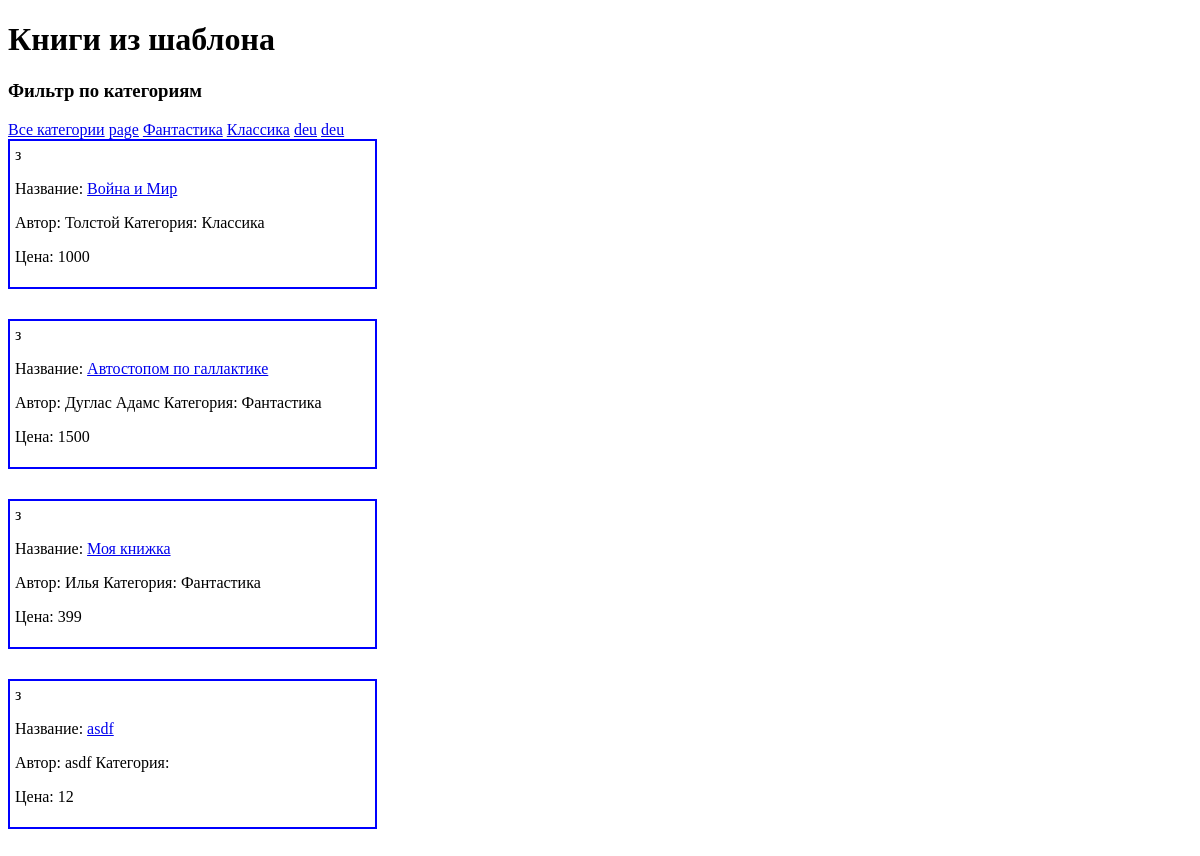
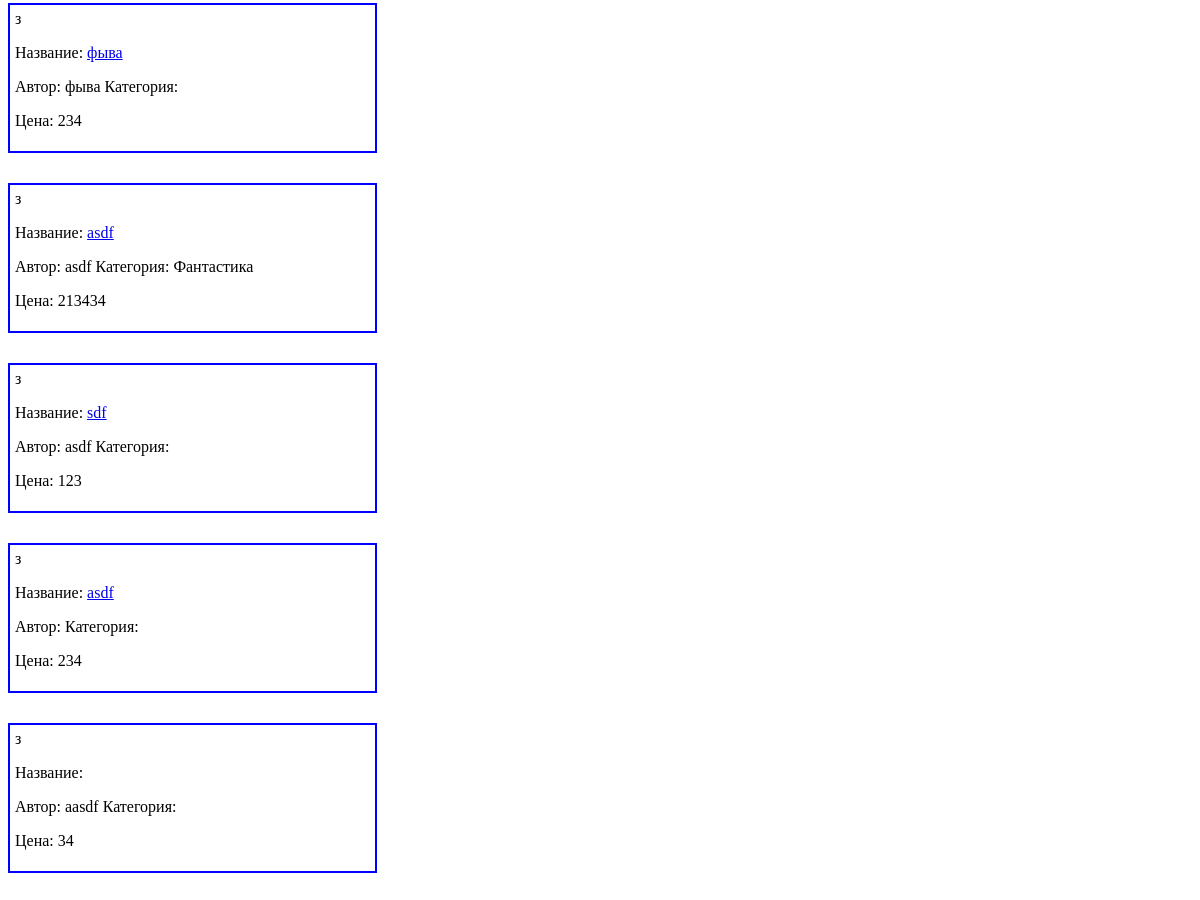
Before: /books with the older database file (2 pictures, top to bottom).
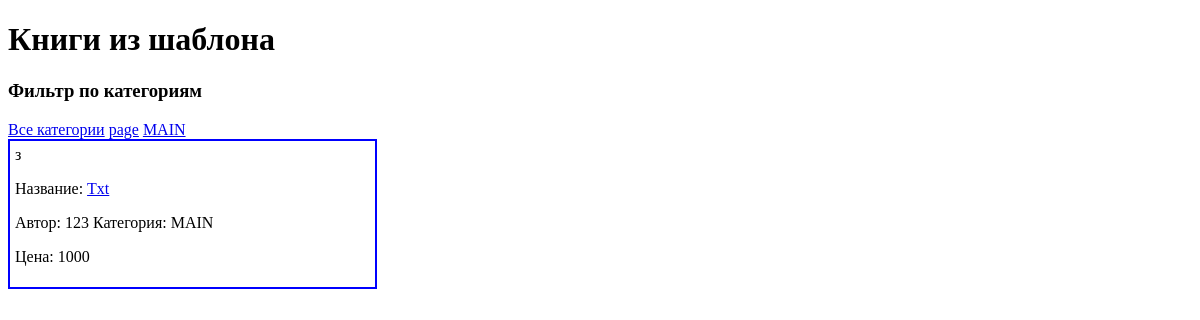
After: the same page with the newer database file.
### core/models.py (models this page shows, shortened)
class Category(models.Model):
    name = models.CharField(max_length=255, verbose_name='название категории')
    class Meta:
        verbose_name = 'категория'
        verbose_name_plural = 'категории'

class Book(models.Model):
    name = models.CharField(max_length=300, verbose_name='название книги')
    author = models.CharField(max_length=255, verbose_name='автор')
    price = models.IntegerField(verbose_name='цена')
    category = models.ForeignKey(Category, verbose_name='категория', null=True, on_delete=models.SET_NULL)
    class Meta:
        verbose_name = 'книга'
        verbose_name_plural = 'книги'

### core/views.py (the view)
# urls.py: path('books', books),
def books(request):
    books_list = Book.objects.all()
    category_list = Category.objects.all()
    category_id_from_url = request.GET.get('category')
    if category_id_from_url:
        print(category_id_from_url)
        books_list = books_list.filter(category__id=category_id_from_url)
    context = {'books_list': books_list, 'category_list':category_list }
    return render(request, 'books.html', context)

### templates/books.html (shortened to what this page needs)
<!DOCTYPE html>
<html lang="en">
<head>
</head>
<body>
<h1>Книги из шаблона</h1>
<h3>Фильтр по категориям</h3>
<a href="/books">Все категории</a>
<a href="/">page</a>
{% for category in category_list %}
    <a href="/books?category={{category.id}}">{{ category.name }}</a>
{% endfor %}
{% for book in books_list %}
    <div style="border: 2px solid blue; width: 30%; margin-bottom:30px; padding: 5px">
        з
        <p>Название: <a href="books/{{book.id}}">{{book.name}}</a></p>
        <p>Автор: {{book.author}} Категория: {{ book.category.name }}</p>
        <p>Цена: {{ book.price }}</p>
    </div>
{% endfor  %}
</body>
</html>

Changed rows visible on the page:
removed Category: name "Фантастика"
removed Category: name "Классика"
removed Category: name "deu"
removed Category: name "deu"
removed Book: name "Война и Мир", author "Толстой", category.name "Классика", price "1000"
removed Book: name "Автостопом по галлактике", author "Дуглас Адамс", category.name "Фантастика", price "1500"
removed Book: name "Моя книжка", author "Илья", category.name "Фантастика", price "399"
removed Book: name "asdf", author "asdf", price "12"
removed Book: name "фыва", author "фыва", price "234"
removed Book: name "asdf", author "asdf", category.name "Фантастика", price "213434"
removed Book: name "sdf", author "asdf", price "123"
removed Book: name "asdf", price "234"
removed Book: author "aasdf", price "34"
added Category: name "MAIN"
added Book: name "Txt", author "123", category.name "MAIN", price "1000"
